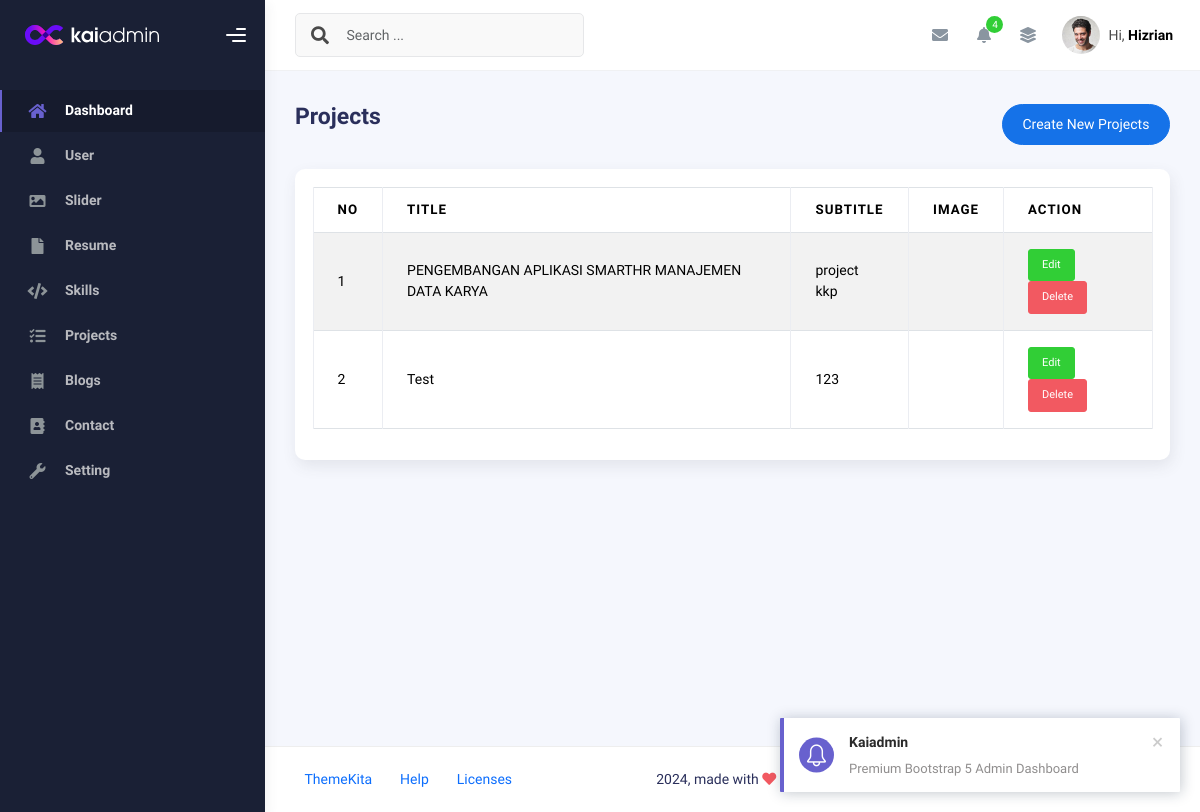
/admin/app.php?page=projects (signed in), run on an earlier commit of the app's database.
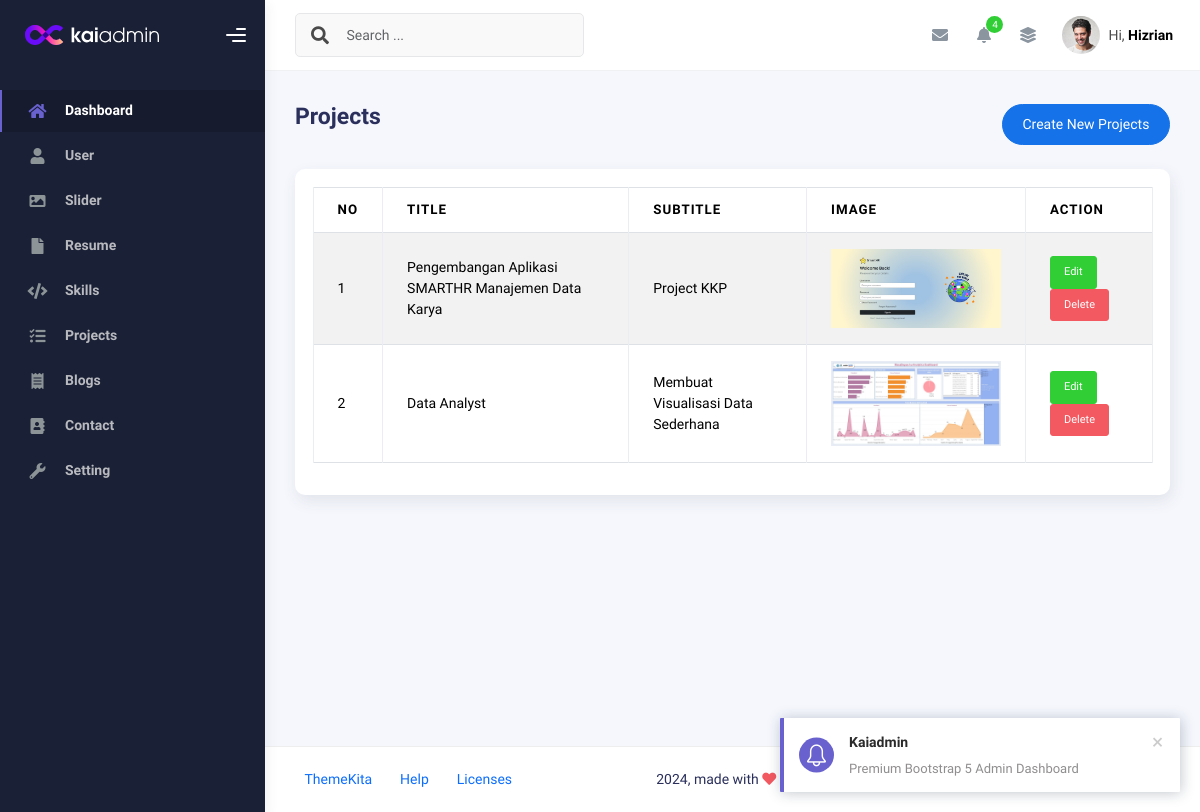
And on a later commit of the database.
### tables this page shows
CREATE TABLE `projects` (
  `id` int(11) NOT NULL,
  `image` varchar(100) DEFAULT NULL,
  `title` varchar(50) NOT NULL,
  `subtitle` varchar(50) NOT NULL,
  `created_at` timestamp NOT NULL DEFAULT current_timestamp(),
  `updated_at` timestamp NULL DEFAULT NULL
);

### admin/projects.php (the view, shortened to what this page needs)
<?php
$query = mysqli_query($conn, "SELECT * FROM projects ORDER BY id DESC");
$rows = mysqli_fetch_all($query, MYSQLI_ASSOC);
?>
<div
  class="d-flex align-items-left align-items-md-center flex-column flex-md-row pt-2 pb-4">
  <div>
    <h3 class="fw-bold mb-3">Projects</h3>
  </div>
  <div class="ms-md-auto py-2 py-md-0">
    <a href="app.php?page=create-projects" class="btn btn-primary btn-round">Create New Projects</a>
  </div>
</div>
<div class="row">
  <div class="col-sm-6 col-md-12">
    <div class="card">
      <div class="card-body">
        <table class="table table-bordered table-striped">
          <thead>
            <tr>
              <th>No</th>
              <th>Title</th>
              <th>Subtitle</th>
              <th>Image</th>
              <th>Action</th>
            </tr>
          </thead>
          <tbody>
            <?php foreach ($rows as $index => $row):  ?>
              <tr>
                <td><?php echo $index += 1 ?></td>
                <td><?php echo $row['title'] ?></td>
                <td><?php echo $row['subtitle'] ?></td>
                <td>
                  <img src="assets/img/<?php echo $row['image'] ?>" width="170" alt="">
                </td>
                <td>
                  <a class="btn btn-success btn-sm"
                    href="app.php?page=create-projects&edit=<?php echo $row['id'] ?>">Edit</a>
                  <a onclick="return confirm('Are You sure wanna delete this data?')"
                    class="btn btn-danger btn-sm"
                    href="app.php?page=projects&delete=<?php echo $row['id'] ?>">Delete</a>
                </td>
              </tr>
            <?php endforeach ?>
          </tbody>
        </table>
      </div>
    </div>
  </div>
</div>

### admin/app.php (shortened to what this page needs)
<!DOCTYPE html>
<html lang="en">
<head>
  <?php
  include "inc/css.php";
  ?>
</head>
<body>
  <div class="wrapper">
    <?php
    include "inc/sidebar.php";
    ?>
    <div class="main-panel">
      <div class="main-header">
        <?php
        include "inc/navbar.php";
        ?>
      </div>
      <div class="container">
        <div class="page-inner">
            <?php
              if(isset($_GET['page'])){
                if(file_exists($_GET['page']. '.php')){
                  include $_GET['page']. '.php';
                }else{
                  include 'notfound.php';
                }
              }
            ?>
        </div>
      </div>
      <footer class="footer">
        <div class="container-fluid d-flex justify-content-between">
          <nav class="pull-left">
            <ul class="nav">
              <li class="nav-item">
                <a class="nav-link" href="http://www.themekita.com">
                  ThemeKita
                </a>
              </li>
              <li class="nav-item">
                <a class="nav-link" href="#"> Help </a>
              </li>
              <li class="nav-item">
                <a class="nav-link" href="#"> Licenses </a>
              </li>
            </ul>
          </nav>
          <div class="copyright">
            2024, made with <i class="fa fa-heart heart text-danger"></i> by
            <a href="http://www.themekita.com">ThemeKita</a>
          </div>
          <div>
            <a target="_blank" href="https://themewagon.com/">ThemeWagon</a>.
          </div>
        </div>
      </footer>
    </div>
  </div>
</body>
</html>

### admin/inc/css.php (shortened to what this page needs)
<link rel="stylesheet" href="assets/kaiadmin-lite-1.2.0/assets/css/bootstrap.min.css" />
<link rel="stylesheet" href="assets/kaiadmin-lite-1.2.0/assets/css/plugins.min.css" />
<link rel="stylesheet" href="assets/kaiadmin-lite-1.2.0/assets/css/kaiadmin.min.css" />
<link rel="stylesheet" href="assets/kaiadmin-lite-1.2.0/assets/css/demo.css" />
<link href="https://cdn.datatables.net/v/dt/dt-3.0.1/datatables.min.css" rel="stylesheet">

### admin/inc/sidebar.php (shortened to what this page needs)
<div class="sidebar" data-background-color="dark">
    <div class="sidebar-logo">
        <div class="logo-header" data-background-color="dark">
            <a href="index.html" class="logo">
                <img
                    src="assets/kaiadmin-lite-1.2.0/assets/img/kaiadmin/logo_light.svg"
                    alt="navbar brand"
                    class="navbar-brand"
                    height="20" />
            </a>
            <div class="nav-toggle">
                <button class="btn btn-toggle toggle-sidebar">
                    <i class="gg-menu-right"></i>
                </button>
            </div>
        </div>
    </div>
    <div class="sidebar-wrapper scrollbar scrollbar-inner">
        <div class="sidebar-content">
            <ul class="nav nav-secondary">
                <li class="nav-item active">
                    <a
                        href="app.php?page=dashboard"
                        aria-expanded="false">
                        <i class="fa fa-home"></i>
                        <p>Dashboard</p>
                    </a>
                </li>
                <li class="nav-item">
                    <a
                        href="app.php?page=user"
                        aria-expanded="false">
                        <i class="fa fa-user"></i>
                        <p>User</p>
                    </a>
                </li>
                <li class="nav-item">
                    <a
                        href="app.php?page=slider"
                        aria-expanded="false">
                        <i class="fa fa-image"></i>
                        <p>Slider</p>
                    </a>
                </li>
                <li class="nav-item">
                    <a
                        href="app.php?page=resume"
                        aria-expanded="false">
                        <i class="fa fa-file"></i>
                        <p>Resume</p>
                    </a>
                </li>
                <li class="nav-item">
                    <a
                        href="app.php?page=skills"
                        aria-expanded="false">
                        <i class="fa fa-code"></i>
                        <p>Skills</p>
                    </a>
                </li>
                <li class="nav-item">
                    <a
                        href="app.php?page=projects"
                        aria-expanded="false">
                        <i class="fa fa-tasks"></i>
                        <p>Projects</p>
                    </a>
                </li>
                <li class="nav-item">
                    <a
                        href="app.php?page=blogs"
                        aria-expanded="false">
                        <i class="fa fa-receipt"></i>
                        <p>Blogs</p>
                    </a>
                </li>
                <li class="nav-item">
                    <a
                        href="app.php?page=contact"
                        aria-expanded="false">
                        <i class="fa fa-address-book"></i>
                        <p>Contact</p>
                    </a>
                </li>
                <li class="nav-item">
                    <a
                        href="app.php?page=setting"
                        aria-expanded="false">
                        <i class="fas fa-wrench"></i>
                        <p>Setting</p>
                    </a>
                </li>
            </ul>
        </div>
    </div>
</div>

### admin/inc/navbar.php (shortened to what this page needs)
<nav
    class="navbar navbar-header navbar-header-transparent navbar-expand-lg border-bottom">
    <div class="container-fluid">
        <nav
            class="navbar navbar-header-left navbar-expand-lg navbar-form nav-search p-0 d-none d-lg-flex">
            <div class="input-group">
                <div class="input-group-prepend">
                    <button type="submit" class="btn btn-search pe-1">
                        <i class="fa fa-search search-icon"></i>
                    </button>
                </div>
                <input
                    type="text"
                    placeholder="Search ..."
                    class="form-control" />
            </div>
        </nav>
        <ul class="navbar-nav topbar-nav ms-md-auto align-items-center">
            <li class="nav-item topbar-icon dropdown hidden-caret">
                <a
                    class="nav-link dropdown-toggle"
                    href="#"
                    id="messageDropdown"
                    role="button"
                    data-bs-toggle="dropdown"
                    aria-haspopup="true"
                    aria-expanded="false">
                    <i class="fa fa-envelope"></i>
                </a>
            </li>
            <li class="nav-item topbar-icon dropdown hidden-caret">
                <a
                    class="nav-link dropdown-toggle"
                    href="#"
                    id="notifDropdown"
                    role="button"
                    data-bs-toggle="dropdown"
                    aria-haspopup="true"
                    aria-expanded="false">
                    <i class="fa fa-bell"></i>
                    <span class="notification">4</span>
                </a>
            </li>
            <li class="nav-item topbar-icon dropdown hidden-caret">
                <a
                    class="nav-link"
                    data-bs-toggle="dropdown"
                    href="#"
                    aria-expanded="false">
                    <i class="fas fa-layer-group"></i>
                </a>
            </li>
            <li class="nav-item topbar-user dropdown hidden-caret">
                <a
                    class="dropdown-toggle profile-pic"
                    data-bs-toggle="dropdown"
                    href="#"
                    aria-expanded="false">
                    <div class="avatar-sm">
                        <img
                            src="assets/kaiadmin-lite-1.2.0/assets/img/profile.jpg"
                            alt="..."
                            class="avatar-img rounded-circle" />
                    </div>
                    <span class="profile-username">
                        <span class="op-7">Hi,</span>
                        <span class="fw-bold">Hizrian</span>
                    </span>
                </a>
            </li>
        </ul>
    </div>
</nav>

What changed in the data, as far as the page shows it:
changed projects: title "PENGEMBANGAN APLIKASI SMARTHR MANAJEMEN DATA KARYA" → "Pengembangan Aplikasi SMARTHR Manajemen Data Karya"; subtitle "project kkp" → "Project KKP"; image: picture added
changed projects: title "Test" → "Data Analyst"; subtitle "123" → "Membuat Visualisasi Data Sederhana"; image: picture added
